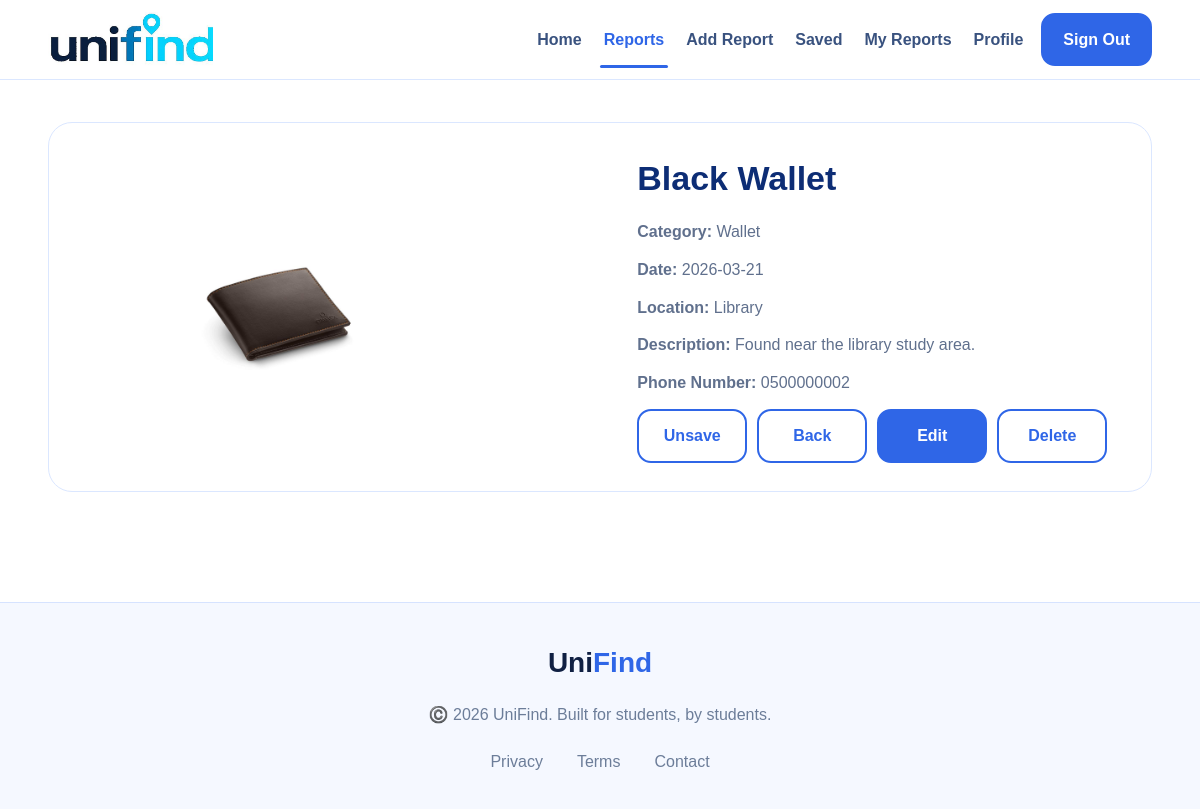
The page /report-details.php?id=1 (signed in) on the database its author committed.
### tables this page shows
CREATE TABLE `reports` (
  `reportID` int(11) NOT NULL,
  `item_name` varchar(100) NOT NULL,
  `description` text,
  `date` date NOT NULL,
  `location` varchar(150) DEFAULT NULL,
  `imageURL` varchar(255) NOT NULL,
  `phone` varchar(15) NOT NULL,
  `userID` int(11) NOT NULL,
  `catID` int(11) NOT NULL,
  `adminID` int(11) DEFAULT NULL
);

CREATE TABLE `categories` (
  `catID` int(11) NOT NULL,
  `catName` varchar(50) NOT NULL
);

### report-details.php (the view, shortened to what this page needs)
<?php
include 'db.php';
$userID = $_SESSION['userID'];
$reportID = intval($_GET['id'] ?? 0);
$stmt = $conn->prepare("
    SELECT
        r.reportID,
        r.item_name,
        r.description,
        r.date,
        r.location,
        r.imageURL,
        r.phone,
        r.userID AS ownerID,
        c.catName,
        sr.reportID AS savedReportID
    FROM reports r
    JOIN categories c ON r.catID = c.catID
    LEFT JOIN saved_reports sr
        ON r.reportID = sr.reportID AND sr.userID = ?
    WHERE r.reportID = ?
");
$stmt->bind_param("ii", $userID, $reportID);
$stmt->execute();
$result = $stmt->get_result();
$report = $result->fetch_assoc();
$isOwner = ($report['ownerID'] == $userID);
$isSaved = !empty($report['savedReportID']);
?>
<!doctype html>
<html lang="en">
  <head>
    <link rel="stylesheet" href="styles.css" />
  </head>
  <body data-page="report-details">
    <header class="main-header">
      <div class="container navbar">
        <a href="index.php" class="logo">
          <img src="images/logo.jpeg" alt="Unified Logo" class="logo-rect" />
        </a>
        <nav class="nav-links nav-links-full">
          <a href="index.php" class="nav-link-text">Home</a>
          <a href="reports.php" class="nav-link-text active-link">Reports</a>
          <a href="add-report.php" class="nav-link-text">Add Report</a>
          <a href="saved.php" class="nav-link-text">Saved</a>
          <a href="my-reports.php" class="nav-link-text">My Reports</a>
          <a href="profile.php" class="nav-link-text">Profile</a>
          <a href="logout.php" class="nav-btn primary-btn">Sign Out</a>
        </nav>
      </div>
    </header>
    <main class="details-page">
      <div class="container">
        <div id="reportDetails" class="details-wrapper">
          <div class="details-card">
            <div>
              <img
                class="details-image"
                src="<?php echo htmlspecialchars($report['imageURL']); ?>"
                alt="<?php echo htmlspecialchars($report['item_name']); ?>"
              />
            </div>
            <div class="details-content">
              <h1><?php echo htmlspecialchars($report['item_name']); ?></h1>
              <p><strong>Category:</strong> <?php echo htmlspecialchars($report['catName']); ?></p>
              <p><strong>Date:</strong> <?php echo htmlspecialchars($report['date']); ?></p>
              <p><strong>Location:</strong> <?php echo htmlspecialchars($report['location']); ?></p>
              <p><strong>Description:</strong> <?php echo htmlspecialchars($report['description']); ?></p>
              <p><strong>Phone Number:</strong> <?php echo htmlspecialchars($report['phone']); ?></p>
              <div class="actions">
                <?php if ($isSaved): ?>
                  <a
                    href="toggle-save.php?id=<?php echo $report['reportID']; ?>&action=unsave&return=details"
                    class="secondary-btn"
                  >
                    Unsave
                  </a>
                <?php endif; ?>
                <a href="reports.php" class="secondary-btn">Back</a>
                <?php if ($isOwner): ?>
                  <a href="edit-report.php?id=<?php echo $report['reportID']; ?>" class="primary-btn">
                    Edit
                  </a>
                  <a
                    href="delete-report.php?id=<?php echo $report['reportID']; ?>"
                    class="secondary-btn"
                    onclick="return confirm('Are you sure you want to delete this report?');"
                  >
                    Delete
                  </a>
                <?php endif; ?>
              </div>
            </div>
          </div>
        </div>
      </div>
    </main>
    <footer class="site-footer clean-footer">
      <div class="container clean-footer-content">
        <h3>
          <span class="footer-dark">Uni</span><span class="footer-blue">Find</span>
        </h3>
        <p>©️ 2026 UniFind. Built for students, by students.</p>
        <div class="clean-footer-links">
          <a href="#">Privacy</a>
          <a href="#">Terms</a>
          <a href="#">Contact</a>
        </div>
      </div>
    </footer>
  </body>
</html>

### styles.css (style rules this page uses)
* { box-sizing: border-box; }
html { scroll-behavior: smooth; }
body { margin: 0; font-family: Arial, sans-serif; background: #ffffff; color: #102043; line-height: 1.6; }
a { text-decoration: none; color: inherit; }
img { display: block; max-width: 100%; }
.container { width: min(1120px, 92%); margin: 0 auto; }
.main-header { background: #ffffff; border-bottom: 1px solid #dbe7ff; position: sticky; top: 0; z-index: 1000; }
.navbar { min-height: 78px; display: flex; align-items: center; justify-content: space-between; gap: 20px; padding: 12px 0; }
.nav-links { display: flex; align-items: center; gap: 14px; flex-wrap: wrap; }
.nav-links-full { justify-content: flex-end; }
.auth-page, .form-page, .reports-page, .details-page, .admin-page { padding: 42px 0 60px; }
.logo { display: flex; align-items: center; gap: 14px; }
.primary-btn, .secondary-btn, .nav-btn, .form-btn, .card-btn { border: none; border-radius: 14px; padding: 12px 20px; cursor: pointer; display: inline-flex; align-items: center; justify-content: center; font-weight: 700; transition: 0.2s ease; }
.primary-btn { background: #2f66e7; color: #ffffff; }
.secondary-btn { background: #ffffff; border: 2px solid #d8e5ff; color: #102043; }
.nav-btn { min-width: 100px; }
.nav-link-text { color: #39527f; font-weight: 600; padding: 8px 4px; position: relative; }
.active-link { color: #2f66e7; }
.active-link::after { content: ""; position: absolute; right: 0; left: 0; bottom: -8px; height: 3px; border-radius: 999px; background: #2f66e7; }
.info-card, .landing-card, .feature-item, .feature-card, .admin-card, .form-card, .report-card, .details-card, .filters-box, .cta-box { background: #ffffff; border: 1px solid #dbe7ff; border-radius: 24px; }
.details-image { width: 100%; max-width: 400px; height: 260px; object-fit: contain; background: #ffffff; border-radius: 12px; padding: 15px; }
.actions { display: flex; gap: 10px; flex-wrap: wrap; margin-top: 14px; }
.actions .primary-btn, .actions .secondary-btn { min-width: 110px; }
.details-wrapper { width: 100%; }
.details-card { padding: 28px; display: grid; grid-template-columns: 1.1fr 1fr; gap: 26px; }
.details-content h1 { margin: 0 0 14px; font-size: 34px; color: #0d2d75; }
.details-content p { margin: 0 0 12px; color: #60708d; font-size: 16px; }
.primary-btn, .nav-btn.primary-btn { background: #2f66e7; color: #ffffff; border: 2px solid #2f66e7; }
.secondary-btn, .nav-btn.secondary-btn { background: #ffffff; color: #2f66e7; border: 2px solid #2f66e7; }
.site-footer { margin-top: 40px; border-top: 1px solid #dbe7ff; background: #ffffff; }
.clean-footer { background: #ffffff; border-top: 1px solid #dbe7ff; margin-top: 50px; }
.clean-footer-content { text-align: center; padding: 38px 0 34px; }
.clean-footer-content h3 { margin: 0 0 16px; font-size: 28px; font-weight: 800; }
.footer-dark { color: #102043; }
.footer-blue { color: #2f66e7; }
.clean-footer-content p { margin: 0 0 22px; color: #6c7d99; font-size: 16px; }
.clean-footer-links { display: flex; justify-content: center; gap: 34px; flex-wrap: wrap; }
.clean-footer-links a { color: #6c7d99; font-size: 16px; font-weight: 500; }
.clean-footer { background: #f5f8ff; border-top: 1px solid #d6e3ff; margin-top: 50px; }
.logo-rect { height: 55px; width: auto; object-fit: contain; display: block; }

### rows shown on the page
reports: imageURL (picture), item_name "Black Wallet", catID.catName "Wallet", date "2026-03-21", location "Library", description "Found near the library study area.", phone "0500000002"
